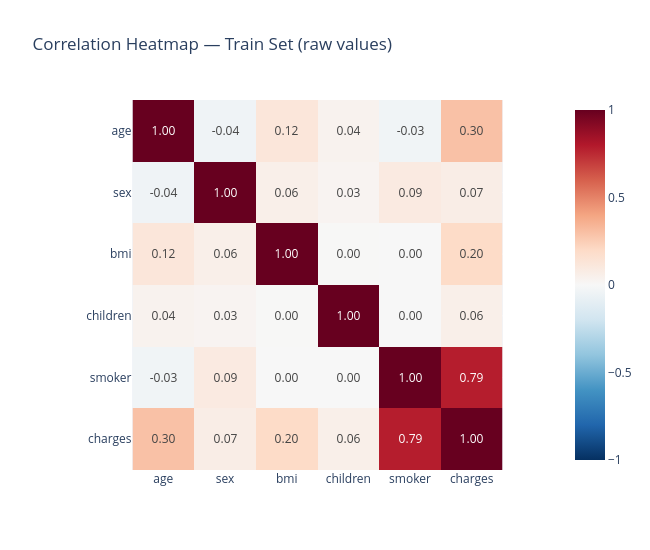

The code cell stored with this chart in its notebook:
### Code cell
# Compute correlation on RAW data — before encoding and scaling
# This gives the true picture of relationships
df_corr = df_train.copy()
df_corr['sex']    = df_corr['sex'].map({'male': 1, 'female': 0})
df_corr['smoker'] = df_corr['smoker'].map({'yes': 1, 'no': 0})
# For region: just drop it from correlation (will be one-hot encoded later)
df_corr = df_corr.drop(columns=['region'])

corr_matrix = df_corr.corr(numeric_only=True)

# Full heatmap
fig = px.imshow(corr_matrix, text_auto='.2f',
                color_continuous_scale='RdBu_r', zmin=-1, zmax=1,
                title='Correlation Heatmap — Train Set (raw values)')
fig.update_layout(width=650, height=550)
fig.show()

# Correlation with target specifically
print('\nCorrelation with charges (absolute, sorted):')
target_corr = corr_matrix['charges'].drop('charges').abs().sort_values(ascending=False)
print(target_corr)
print(f'\nBest single predictor: {target_corr.idxmax()} ({target_corr.max():.3f})')

### Figure 1 — Plotly figure (JSON) as saved in the notebook; plotly's stock layout.template omitted (floating-point values rounded to 4 significant figures)
{"data": [{"coloraxis": "coloraxis", "hovertemplate": "x: %{x}<br>y: %{y}<br>color: %{z}<extra></extra>", "name": "0", "texttemplate": "%{z:.2f}", "type": "heatmap", "x": ["age", "sex", "bmi", "children", "smoker", "charges"], "xaxis": "x", "y": ["age", "sex", "bmi", "children", "smoker", "charges"], "yaxis": "y", "z": [[1, -0.04173, 0.1189, 0.03884, -0.03483, 0.297], [-0.04173, 1, 0.05883, 0.02668, 0.09202, 0.06899], [0.1189, 0.05883, 1, 0.00353, 0.00204, 0.1951], [0.03884, 0.02668, 0.00353, 1, -0.001191, 0.06007], [-0.03483, 0.09202, 0.00204, -0.001191, 1, 0.7856], [0.297, 0.06899, 0.1951, 0.06007, 0.7856, 1]]}], "layout": {"coloraxis": {"cmax": 1, "cmin": -1, "colorscale": [[0, "rgb(5,48,97)"], [0.1, "rgb(33,102,172)"], [0.2, "rgb(67,147,195)"], [0.3, "rgb(146,197,222)"], [0.4, "rgb(209,229,240)"], [0.5, "rgb(247,247,247)"], [0.6, "rgb(253,219,199)"], [0.7, "rgb(244,165,130)"], [0.8, "rgb(214,96,77)"], [0.9, "rgb(178,24,43)"], [1, "rgb(103,0,31)"]]}, "height": 550, "title": {"text": "Correlation Heatmap — Train Set (raw values)"}, "width": 650, "xaxis": {"anchor": "y", "constrain": "domain", "domain": [0, 1], "scaleanchor": "y"}, "yaxis": {"anchor": "x", "autorange": "reversed", "constrain": "domain", "domain": [0, 1]}}}
